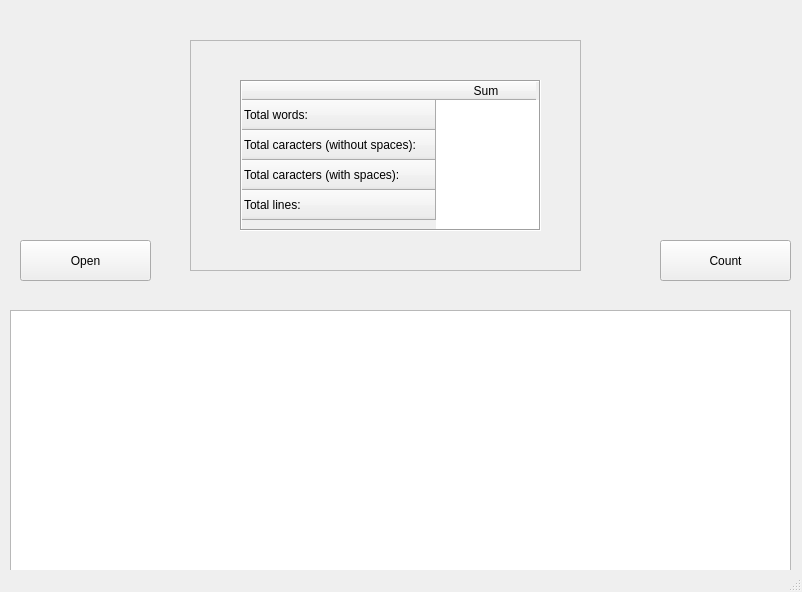
<?xml version="1.0" encoding="UTF-8"?>
<ui version="4.0">
 <class>root</class>
 <widget class="QMainWindow" name="root">
  <property name="geometry">
   <rect>
    <x>0</x>
    <y>0</y>
    <width>802</width>
    <height>592</height>
   </rect>
  </property>
  <property name="windowTitle">
   <string>DocuCount</string>
  </property>
  <property name="tabShape">
   <enum>QTabWidget::Rounded</enum>
  </property>
  <widget class="QWidget" name="centralwidget">
   <widget class="QPushButton" name="btnOpen">
    <property name="geometry">
     <rect>
      <x>20</x>
      <y>240</y>
      <width>131</width>
      <height>41</height>
     </rect>
    </property>
    <property name="text">
     <string>Open</string>
    </property>
   </widget>
   <widget class="QScrollArea" name="scrollArea">
    <property name="geometry">
     <rect>
      <x>10</x>
      <y>310</y>
      <width>781</width>
      <height>261</height>
     </rect>
    </property>
    <property name="widgetResizable">
     <bool>true</bool>
    </property>
    <widget class="QWidget" name="scrollAreaWidgetContents">
     <property name="geometry">
      <rect>
       <x>0</x>
       <y>0</y>
       <width>779</width>
       <height>259</height>
      </rect>
     </property>
     <widget class="QTextBrowser" name="log">
      <property name="geometry">
       <rect>
        <x>-5</x>
        <y>-9</y>
        <width>791</width>
        <height>271</height>
       </rect>
      </property>
     </widget>
    </widget>
   </widget>
   <widget class="QPushButton" name="btnCount">
    <property name="geometry">
     <rect>
      <x>660</x>
      <y>240</y>
      <width>131</width>
      <height>41</height>
     </rect>
    </property>
    <property name="text">
     <string>Count</string>
    </property>
   </widget>
   <widget class="QFrame" name="frame">
    <property name="geometry">
     <rect>
      <x>190</x>
      <y>40</y>
      <width>391</width>
      <height>231</height>
     </rect>
    </property>
    <property name="frameShape">
     <enum>QFrame::StyledPanel</enum>
    </property>
    <property name="frameShadow">
     <enum>QFrame::Raised</enum>
    </property>
    <widget class="QTableWidget" name="DisplayTabel">
     <property name="geometry">
      <rect>
       <x>50</x>
       <y>40</y>
       <width>301</width>
       <height>151</height>
      </rect>
     </property>
     <property name="frameShape">
      <enum>QFrame::Box</enum>
     </property>
     <property name="frameShadow">
      <enum>QFrame::Sunken</enum>
     </property>
     <property name="editTriggers">
      <set>QAbstractItemView::NoEditTriggers</set>
     </property>
     <property name="showGrid">
      <bool>false</bool>
     </property>
     <property name="gridStyle">
      <enum>Qt::SolidLine</enum>
     </property>
     <property name="wordWrap">
      <bool>true</bool>
     </property>
     <property name="cornerButtonEnabled">
      <bool>false</bool>
     </property>
     <property name="rowCount">
      <number>4</number>
     </property>
     <property name="columnCount">
      <number>1</number>
     </property>
     <row>
      <property name="text">
       <string>Total words: </string>
      </property>
     </row>
     <row>
      <property name="text">
       <string>Total caracters (without spaces): </string>
      </property>
     </row>
     <row>
      <property name="text">
       <string>Total caracters (with spaces): </string>
      </property>
     </row>
     <row>
      <property name="text">
       <string>Total lines:</string>
      </property>
     </row>
     <column>
      <property name="text">
       <string>Sum</string>
      </property>
     </column>
    </widget>
   </widget>
  </widget>
  <widget class="QStatusBar" name="statusbar"/>
 </widget>
 <resources/>
 <connections/>
</ui>
